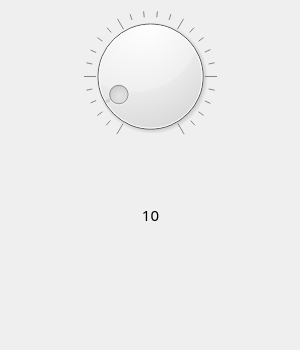
<?xml version="1.0" encoding="UTF-8"?>
<ui version="4.0">
 <class>MainWindow</class>
 <widget class="QMainWindow" name="MainWindow">
  <property name="geometry">
   <rect>
    <x>0</x>
    <y>0</y>
    <width>300</width>
    <height>350</height>
   </rect>
  </property>
  <property name="sizePolicy">
   <sizepolicy hsizetype="Fixed" vsizetype="Fixed">
    <horstretch>0</horstretch>
    <verstretch>0</verstretch>
   </sizepolicy>
  </property>
  <property name="maximumSize">
   <size>
    <width>300</width>
    <height>350</height>
   </size>
  </property>
  <property name="windowTitle">
   <string>MainWindow</string>
  </property>
  <widget class="QWidget" name="centralwidget">
   <widget class="QWidget" name="verticalLayoutWidget">
    <property name="geometry">
     <rect>
      <x>10</x>
      <y>10</y>
      <width>281</width>
      <height>271</height>
     </rect>
    </property>
    <layout class="QVBoxLayout" name="verticalLayout">
     <item>
      <widget class="QDial" name="dial">
       <property name="singleStep">
        <number>1</number>
       </property>
       <property name="value">
        <number>10</number>
       </property>
       <property name="notchesVisible">
        <bool>true</bool>
       </property>
      </widget>
     </item>
     <item>
      <widget class="QLabel" name="label">
       <property name="font">
        <font>
         <family>나눔고딕코딩</family>
         <pointsize>11</pointsize>
        </font>
       </property>
       <property name="text">
        <string>10</string>
       </property>
       <property name="alignment">
        <set>Qt::AlignCenter</set>
       </property>
       <property name="wordWrap">
        <bool>true</bool>
       </property>
      </widget>
     </item>
    </layout>
   </widget>
  </widget>
 </widget>
 <resources/>
 <connections/>
</ui>
